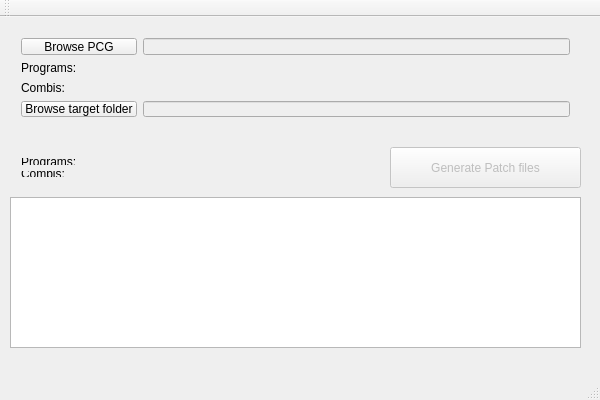
<?xml version="1.0" encoding="UTF-8"?>
<ui version="4.0">
 <class>QtPCGToVSTUIClass</class>
 <widget class="QMainWindow" name="QtPCGToVSTUIClass">
  <property name="geometry">
   <rect>
    <x>0</x>
    <y>0</y>
    <width>600</width>
    <height>400</height>
   </rect>
  </property>
  <property name="sizePolicy">
   <sizepolicy hsizetype="Fixed" vsizetype="Fixed">
    <horstretch>0</horstretch>
    <verstretch>0</verstretch>
   </sizepolicy>
  </property>
  <property name="acceptDrops">
   <bool>false</bool>
  </property>
  <property name="windowTitle">
   <string>PCG to VST</string>
  </property>
  <widget class="QWidget" name="centralWidget">
   <widget class="QWidget" name="gridLayoutWidget">
    <property name="geometry">
     <rect>
      <x>10</x>
      <y>10</y>
      <width>571</width>
      <height>101</height>
     </rect>
    </property>
    <layout class="QGridLayout" name="gridLayout">
     <item row="0" column="0">
      <widget class="QPushButton" name="browsePCG">
       <property name="text">
        <string>Browse PCG</string>
       </property>
      </widget>
     </item>
     <item row="0" column="1">
      <widget class="QLineEdit" name="linePCGPath">
       <property name="enabled">
        <bool>false</bool>
       </property>
      </widget>
     </item>
     <item row="1" column="0">
      <widget class="QLabel" name="label">
       <property name="text">
        <string>Programs:</string>
       </property>
      </widget>
     </item>
     <item row="1" column="1">
      <layout class="QHBoxLayout" name="hLayout_progLetters"/>
     </item>
     <item row="2" column="1">
      <layout class="QHBoxLayout" name="hLayout_combiLetters"/>
     </item>
     <item row="2" column="0">
      <widget class="QLabel" name="label_2">
       <property name="text">
        <string>Combis:</string>
       </property>
      </widget>
     </item>
     <item row="3" column="0">
      <widget class="QPushButton" name="browseTargetFolder">
       <property name="text">
        <string>Browse target folder</string>
       </property>
      </widget>
     </item>
     <item row="3" column="1">
      <widget class="QLineEdit" name="lineTargetFolder">
       <property name="enabled">
        <bool>false</bool>
       </property>
      </widget>
     </item>
    </layout>
   </widget>
   <widget class="QPushButton" name="generateButton">
    <property name="enabled">
     <bool>false</bool>
    </property>
    <property name="geometry">
     <rect>
      <x>390</x>
      <y>130</y>
      <width>191</width>
      <height>41</height>
     </rect>
    </property>
    <property name="text">
     <string>Generate Patch files</string>
    </property>
   </widget>
   <widget class="QTextEdit" name="textEditLog">
    <property name="enabled">
     <bool>true</bool>
    </property>
    <property name="geometry">
     <rect>
      <x>10</x>
      <y>180</y>
      <width>571</width>
      <height>151</height>
     </rect>
    </property>
    <property name="readOnly">
     <bool>true</bool>
    </property>
   </widget>
   <widget class="QWidget" name="verticalLayoutWidget">
    <property name="geometry">
     <rect>
      <x>10</x>
      <y>130</y>
      <width>371</width>
      <height>41</height>
     </rect>
    </property>
    <layout class="QVBoxLayout" name="verticalLayout">
     <item>
      <widget class="QLabel" name="labelProgramSelection">
       <property name="text">
        <string>Programs:</string>
       </property>
      </widget>
     </item>
     <item>
      <widget class="QLabel" name="labelCombiSelection">
       <property name="text">
        <string>Combis:</string>
       </property>
      </widget>
     </item>
    </layout>
   </widget>
  </widget>
  <widget class="QMenuBar" name="menuBar">
   <property name="geometry">
    <rect>
     <x>0</x>
     <y>0</y>
     <width>600</width>
     <height>21</height>
    </rect>
   </property>
  </widget>
  <widget class="QToolBar" name="mainToolBar">
   <attribute name="toolBarArea">
    <enum>TopToolBarArea</enum>
   </attribute>
   <attribute name="toolBarBreak">
    <bool>false</bool>
   </attribute>
  </widget>
  <widget class="QStatusBar" name="statusBar"/>
 </widget>
 <layoutdefault spacing="6" margin="11"/>
 <resources>
  <include location="QtPCGToVSTUI.qrc"/>
 </resources>
 <connections/>
</ui>
